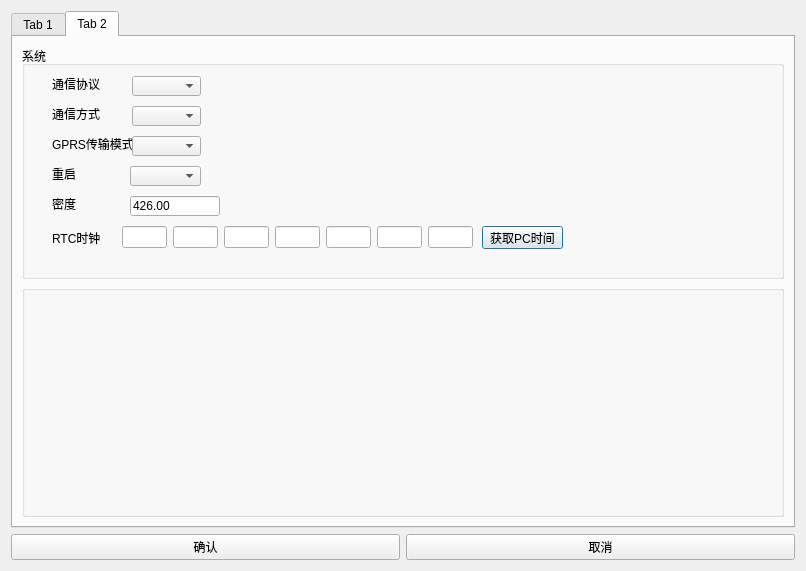
<?xml version="1.0" encoding="UTF-8"?>
<ui version="4.0">
 <class>Other_Editer</class>
 <widget class="QDialog" name="Other_Editer">
  <property name="geometry">
   <rect>
    <x>0</x>
    <y>0</y>
    <width>806</width>
    <height>571</height>
   </rect>
  </property>
  <property name="windowTitle">
   <string>Dialog</string>
  </property>
  <layout class="QGridLayout" name="gridLayout">
   <item row="0" column="0">
    <widget class="QTabWidget" name="tabWidget">
     <property name="currentIndex">
      <number>1</number>
     </property>
     <widget class="QWidget" name="BaseTab">
      <attribute name="title">
       <string>Tab 1</string>
      </attribute>
      <layout class="QGridLayout" name="gridLayout_2">
       <item row="0" column="0">
        <layout class="QVBoxLayout" name="verticalLayout_2">
         <item>
          <widget class="QGroupBox" name="groupBox">
           <property name="title">
            <string/>
           </property>
           <widget class="QLabel" name="label">
            <property name="geometry">
             <rect>
              <x>21</x>
              <y>20</y>
              <width>24</width>
              <height>16</height>
             </rect>
            </property>
            <property name="text">
             <string>通道</string>
            </property>
           </widget>
           <widget class="QComboBox" name="ChannelCBX">
            <property name="geometry">
             <rect>
              <x>102</x>
              <y>21</y>
              <width>69</width>
              <height>20</height>
             </rect>
            </property>
           </widget>
           <widget class="QLabel" name="label_2">
            <property name="geometry">
             <rect>
              <x>21</x>
              <y>60</y>
              <width>41</width>
              <height>16</height>
             </rect>
            </property>
            <property name="text">
             <string>平台ID</string>
            </property>
           </widget>
           <widget class="QLineEdit" name="SubPrjNameID">
            <property name="geometry">
             <rect>
              <x>101</x>
              <y>60</y>
              <width>133</width>
              <height>20</height>
             </rect>
            </property>
           </widget>
           <widget class="QLineEdit" name="SubPrjName">
            <property name="geometry">
             <rect>
              <x>101</x>
              <y>90</y>
              <width>133</width>
              <height>20</height>
             </rect>
            </property>
           </widget>
           <widget class="QLabel" name="label_17">
            <property name="geometry">
             <rect>
              <x>21</x>
              <y>90</y>
              <width>41</width>
              <height>16</height>
             </rect>
            </property>
            <property name="text">
             <string>点位名</string>
            </property>
           </widget>
           <widget class="QLineEdit" name="SubPrjNum">
            <property name="geometry">
             <rect>
              <x>100</x>
              <y>120</y>
              <width>133</width>
              <height>20</height>
             </rect>
            </property>
           </widget>
           <widget class="QLabel" name="label_18">
            <property name="geometry">
             <rect>
              <x>20</x>
              <y>120</y>
              <width>51</width>
              <height>16</height>
             </rect>
            </property>
            <property name="text">
             <string>分项编号</string>
            </property>
           </widget>
           <widget class="QLabel" name="Linklable">
            <property name="geometry">
             <rect>
              <x>260</x>
              <y>90</y>
              <width>91</width>
              <height>16</height>
             </rect>
            </property>
            <property name="text">
             <string>获取平台参数</string>
            </property>
           </widget>
          </widget>
         </item>
         <item>
          <widget class="QGroupBox" name="groupBox_2">
           <property name="title">
            <string>网络设置</string>
           </property>
           <widget class="QLabel" name="label_11">
            <property name="geometry">
             <rect>
              <x>20</x>
              <y>30</y>
              <width>71</width>
              <height>16</height>
             </rect>
            </property>
            <property name="text">
             <string>IP Address</string>
            </property>
           </widget>
           <widget class="QLineEdit" name="IP_Address">
            <property name="geometry">
             <rect>
              <x>110</x>
              <y>30</y>
              <width>371</width>
              <height>20</height>
             </rect>
            </property>
            <property name="text">
             <string>127.0.0.1</string>
            </property>
           </widget>
           <widget class="QLabel" name="label_12">
            <property name="geometry">
             <rect>
              <x>20</x>
              <y>70</y>
              <width>71</width>
              <height>16</height>
             </rect>
            </property>
            <property name="text">
             <string>Server Port</string>
            </property>
           </widget>
           <widget class="QLineEdit" name="ServerPortNum">
            <property name="geometry">
             <rect>
              <x>20</x>
              <y>90</y>
              <width>51</width>
              <height>20</height>
             </rect>
            </property>
            <property name="text">
             <string>502</string>
            </property>
           </widget>
           <widget class="QLineEdit" name="RetryCount">
            <property name="geometry">
             <rect>
              <x>140</x>
              <y>90</y>
              <width>51</width>
              <height>20</height>
             </rect>
            </property>
            <property name="text">
             <string>2</string>
            </property>
           </widget>
           <widget class="QLabel" name="label_13">
            <property name="geometry">
             <rect>
              <x>140</x>
              <y>70</y>
              <width>71</width>
              <height>16</height>
             </rect>
            </property>
            <property name="text">
             <string>重发次数</string>
            </property>
           </widget>
           <widget class="QLineEdit" name="RetryInternal">
            <property name="geometry">
             <rect>
              <x>250</x>
              <y>90</y>
              <width>51</width>
              <height>20</height>
             </rect>
            </property>
            <property name="text">
             <string>2</string>
            </property>
           </widget>
           <widget class="QLabel" name="label_14">
            <property name="geometry">
             <rect>
              <x>250</x>
              <y>70</y>
              <width>71</width>
              <height>16</height>
             </rect>
            </property>
            <property name="text">
             <string>重发间隔(s)</string>
            </property>
           </widget>
           <widget class="QLineEdit" name="HeartInternal">
            <property name="geometry">
             <rect>
              <x>360</x>
              <y>90</y>
              <width>51</width>
              <height>20</height>
             </rect>
            </property>
            <property name="text">
             <string>1</string>
            </property>
           </widget>
           <widget class="QLabel" name="label_15">
            <property name="geometry">
             <rect>
              <x>360</x>
              <y>70</y>
              <width>71</width>
              <height>16</height>
             </rect>
            </property>
            <property name="text">
             <string>心跳间隔(s)</string>
            </property>
           </widget>
          </widget>
         </item>
         <item>
          <widget class="QGroupBox" name="groupBox_4">
           <property name="title">
            <string>设备信息</string>
           </property>
           <widget class="QLabel" name="label_4">
            <property name="geometry">
             <rect>
              <x>20</x>
              <y>100</y>
              <width>51</width>
              <height>16</height>
             </rect>
            </property>
            <property name="text">
             <string>站点编号</string>
            </property>
           </widget>
           <widget class="QLineEdit" name="StationID">
            <property name="geometry">
             <rect>
              <x>110</x>
              <y>100</y>
              <width>90</width>
              <height>20</height>
             </rect>
            </property>
           </widget>
           <widget class="QLabel" name="label_9">
            <property name="geometry">
             <rect>
              <x>20</x>
              <y>40</y>
              <width>51</width>
              <height>16</height>
             </rect>
            </property>
            <property name="text">
             <string>设备编号</string>
            </property>
           </widget>
           <widget class="QWidget" name="layoutWidget">
            <property name="geometry">
             <rect>
              <x>110</x>
              <y>36</y>
              <width>351</width>
              <height>22</height>
             </rect>
            </property>
            <layout class="QHBoxLayout" name="horizontalLayout_2">
             <item>
              <widget class="QLineEdit" name="DeviceID7"/>
             </item>
             <item>
              <widget class="QLineEdit" name="DeviceID6"/>
             </item>
             <item>
              <widget class="QLineEdit" name="DeviceID5"/>
             </item>
             <item>
              <widget class="QLineEdit" name="DeviceID4"/>
             </item>
             <item>
              <widget class="QLineEdit" name="DeviceID3"/>
             </item>
             <item>
              <widget class="QLineEdit" name="DeviceID2"/>
             </item>
             <item>
              <widget class="QLineEdit" name="DeviceID1"/>
             </item>
            </layout>
           </widget>
          </widget>
         </item>
        </layout>
       </item>
      </layout>
     </widget>
     <widget class="QWidget" name="SysTab">
      <attribute name="title">
       <string>Tab 2</string>
      </attribute>
      <layout class="QGridLayout" name="gridLayout_3">
       <item row="0" column="0">
        <layout class="QVBoxLayout" name="verticalLayout_3">
         <item>
          <widget class="QGroupBox" name="groupBox_3">
           <property name="title">
            <string>系统</string>
           </property>
           <widget class="QComboBox" name="CommProtocol">
            <property name="geometry">
             <rect>
              <x>110</x>
              <y>30</y>
              <width>69</width>
              <height>20</height>
             </rect>
            </property>
           </widget>
           <widget class="QLabel" name="label_7">
            <property name="geometry">
             <rect>
              <x>30</x>
              <y>30</y>
              <width>61</width>
              <height>16</height>
             </rect>
            </property>
            <property name="text">
             <string>通信协议</string>
            </property>
           </widget>
           <widget class="QComboBox" name="CommWay">
            <property name="geometry">
             <rect>
              <x>110</x>
              <y>60</y>
              <width>69</width>
              <height>20</height>
             </rect>
            </property>
           </widget>
           <widget class="QLabel" name="label_8">
            <property name="geometry">
             <rect>
              <x>30</x>
              <y>60</y>
              <width>61</width>
              <height>16</height>
             </rect>
            </property>
            <property name="text">
             <string>通信方式</string>
            </property>
           </widget>
           <widget class="QWidget" name="layoutWidget_4">
            <property name="geometry">
             <rect>
              <x>100</x>
              <y>180</y>
              <width>351</width>
              <height>22</height>
             </rect>
            </property>
            <layout class="QHBoxLayout" name="horizontalLayout_4">
             <item>
              <widget class="QLineEdit" name="RTC_Timer7"/>
             </item>
             <item>
              <widget class="QLineEdit" name="RTC_Timer6"/>
             </item>
             <item>
              <widget class="QLineEdit" name="RTC_Timer5"/>
             </item>
             <item>
              <widget class="QLineEdit" name="RTC_Timer4"/>
             </item>
             <item>
              <widget class="QLineEdit" name="RTC_Timer3"/>
             </item>
             <item>
              <widget class="QLineEdit" name="RTC_Timer2"/>
             </item>
             <item>
              <widget class="QLineEdit" name="RTC_Timer1"/>
             </item>
            </layout>
           </widget>
           <widget class="QLabel" name="label_25">
            <property name="geometry">
             <rect>
              <x>30</x>
              <y>184</y>
              <width>51</width>
              <height>16</height>
             </rect>
            </property>
            <property name="text">
             <string>RTC时钟</string>
            </property>
           </widget>
           <widget class="QLabel" name="label_26">
            <property name="geometry">
             <rect>
              <x>30</x>
              <y>90</y>
              <width>81</width>
              <height>16</height>
             </rect>
            </property>
            <property name="text">
             <string>GPRS传输模式</string>
            </property>
           </widget>
           <widget class="QComboBox" name="GPRS_Pass_Mode">
            <property name="geometry">
             <rect>
              <x>110</x>
              <y>90</y>
              <width>69</width>
              <height>20</height>
             </rect>
            </property>
           </widget>
           <widget class="QLabel" name="label_27">
            <property name="geometry">
             <rect>
              <x>30</x>
              <y>150</y>
              <width>81</width>
              <height>16</height>
             </rect>
            </property>
            <property name="text">
             <string>密度</string>
            </property>
           </widget>
           <widget class="QLineEdit" name="Density">
            <property name="geometry">
             <rect>
              <x>108</x>
              <y>150</y>
              <width>90</width>
              <height>20</height>
             </rect>
            </property>
            <property name="text">
             <string>426.00</string>
            </property>
           </widget>
           <widget class="QComboBox" name="SystemRestart">
            <property name="geometry">
             <rect>
              <x>108</x>
              <y>120</y>
              <width>71</width>
              <height>20</height>
             </rect>
            </property>
           </widget>
           <widget class="QLabel" name="label_28">
            <property name="geometry">
             <rect>
              <x>30</x>
              <y>120</y>
              <width>81</width>
              <height>16</height>
             </rect>
            </property>
            <property name="text">
             <string>重启</string>
            </property>
           </widget>
           <widget class="QPushButton" name="getPC_TimeBtn">
            <property name="geometry">
             <rect>
              <x>460</x>
              <y>180</y>
              <width>81</width>
              <height>23</height>
             </rect>
            </property>
            <property name="text">
             <string>获取PC时间</string>
            </property>
           </widget>
          </widget>
         </item>
         <item>
          <widget class="QGroupBox" name="groupBox_5">
           <property name="title">
            <string/>
           </property>
          </widget>
         </item>
        </layout>
       </item>
      </layout>
     </widget>
    </widget>
   </item>
   <item row="1" column="0">
    <layout class="QHBoxLayout" name="horizontalLayout">
     <item>
      <widget class="QPushButton" name="ConfirmBtn">
       <property name="text">
        <string>确认</string>
       </property>
      </widget>
     </item>
     <item>
      <widget class="QPushButton" name="CancelBtn">
       <property name="text">
        <string>取消</string>
       </property>
      </widget>
     </item>
    </layout>
   </item>
  </layout>
 </widget>
 <resources/>
 <connections/>
</ui>
